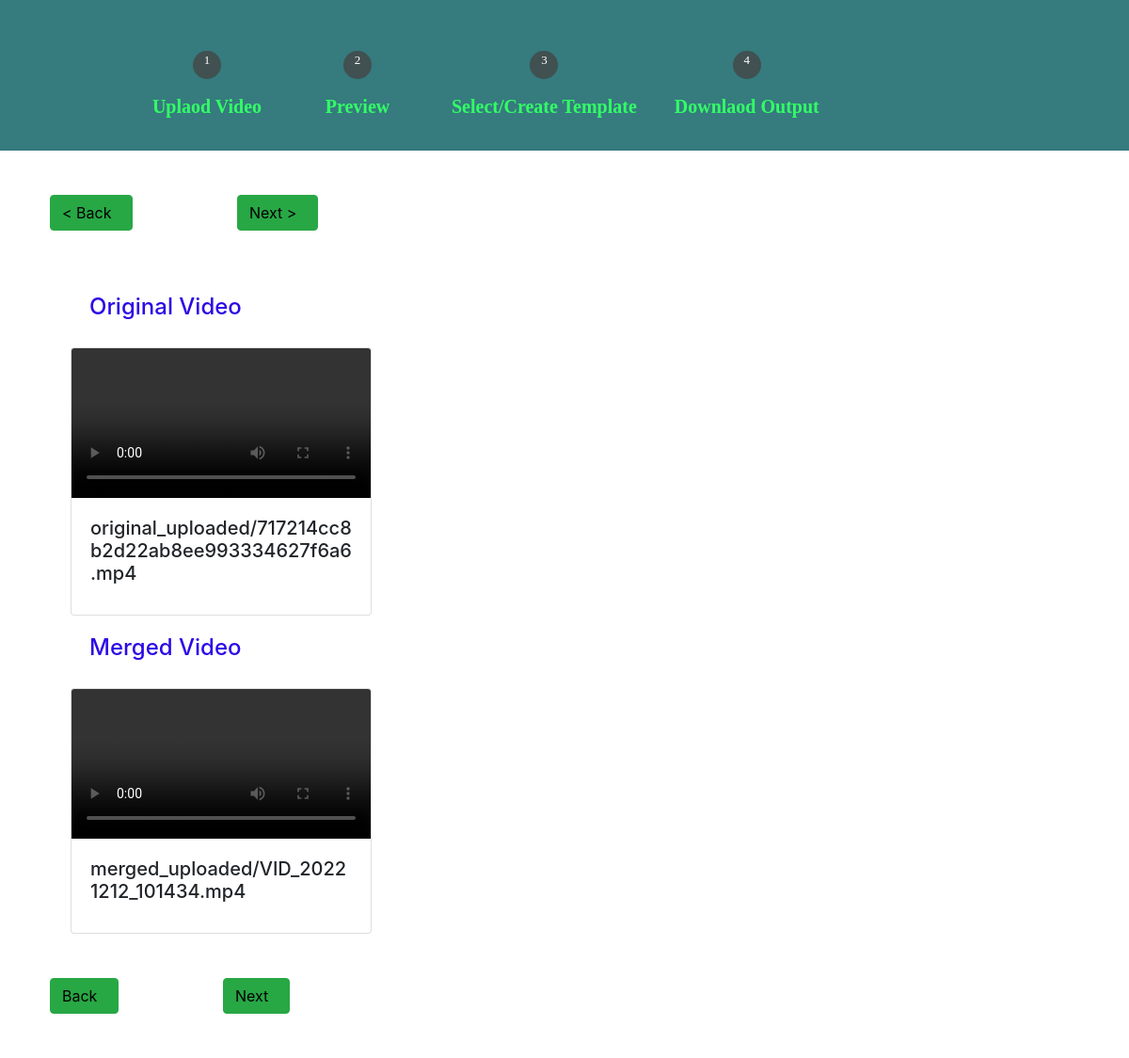
/preview, run on an earlier commit of the app's database.
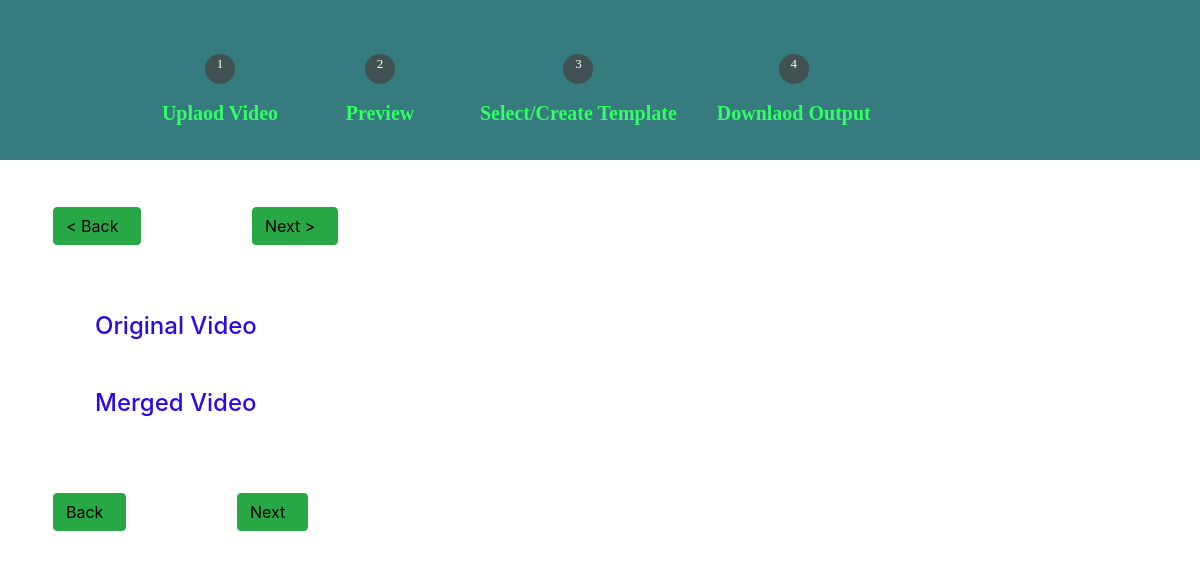
And on a later commit of the database.
### merger_tools/models.py (models this page shows)
class O_Video(models.Model):
    original_video = models.FileField(upload_to='original_uploaded',null=True,
        validators=[FileExtensionValidator(allowed_extensions=['MOV','avi','mp4','webm','mkv'])])

class M_Video(models.Model):
    merged_video = models.FileField(upload_to='merged_uploaded',null=True,
        validators=[FileExtensionValidator(allowed_extensions=['MOV','avi','mp4','webm','mkv'])])
    date_uploaded = models.DateTimeField(auto_now_add=True, null=True)

### merger_tools/views.py (the view)
# urls.py: path('preview', views.preview, name='preview'),
def preview(request):
    o_video = O_Video.objects.all()
    m_video = M_Video.objects.all()
    context={'o_video':o_video, 'm_video':m_video}
    return render(request, 'merger_tools/preview.html', context)

### merger_tools/templates/merger_tools/preview.html (shortened to what this page needs)
{% include 'merger_tools/bar.html' %}
{% load static %}
    <div class="sec">
      <div class="btn">
        <button class="btn btn-success"><a href="{% url 'index' %}"> < Back</a></button>
      </div>
      <div class="btn">
        <button class="btn btn-success"><a href="{% url 'templates' %}">Next ></a></button>
      </div>
        <div class="container">
          <h4>Original Video</h4>
          <div class="row align-items-center">
            {% for v in o_video %}
              <form action="" method="POST">
                <div class="col-6">
                  <div class="card">
                    <video src="{{v.original_video.url}}" style="display: block;" class="card-img-top" autoplay controls></video>
                    <div class="card-body">
                      <h5 class="card-title">{{v.original_video}}</h5>
                    </div>
                  </div>
                </div>
              </form>
            {% endfor %}
          </div>
        </div>
        <div class="container ">
          <h4>Merged Video</h4>
          <div class="row align-items-center">
            {% for v in m_video %}
              <form action="" method="POST">
                <div class="col-6">
                  <div class="card">
                    <video src="{{v.merged_video.url}}" style="display: block;" class="card-img-top" autoplay controls></video>
                    <div class="card-body">
                      <h5 class="card-title">{{v.merged_video}}</h5>
                    </div>
                  </div>
                </div>
              </form>
            {% endfor %}
          </div>
        </div>
    </div>
    <div class="btn">
      <button class="btn btn-success"><a href="{% url 'preview' %}">Back</a></button>
    </div>
    <div class="btn">
      <button class="btn btn-success"><a href="{% url 'templates' %}">Next</a></button>
    </div>
</body>
</html>

What changed in the data, as far as the page shows it:
removed O_Video: original_video "original_uploaded/717214cc8b2d22ab8ee993334627f6a6.mp4"
removed M_Video: merged_video "merged_uploaded/VID_20221212_101434.mp4"
